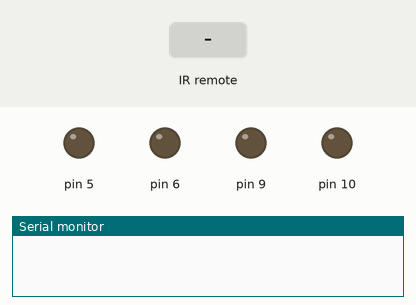
The sketch below on a simulated Arduino Uno, built with avr-gcc and run on an emulated ATmega328P. Shown: output pins drawn as LEDs (lit = HIGH), the last lines printed to the serial monitor. The test bench sets the inputs (shaded band).

Above: at 1.2 s.
1.3 s: infrared code 0x1FF00FF received
At 1.9 s:
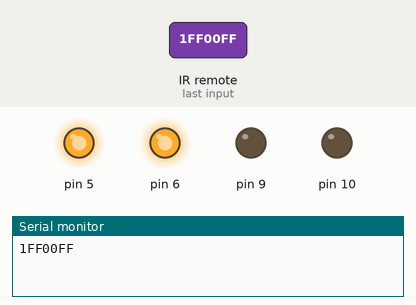
2.8 s: infrared code 0x1FF807F received
At 3.1 s:
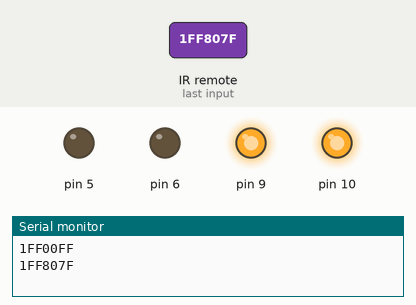
4.3 s: infrared code 0x1FF40BF received
At 5.4 s:
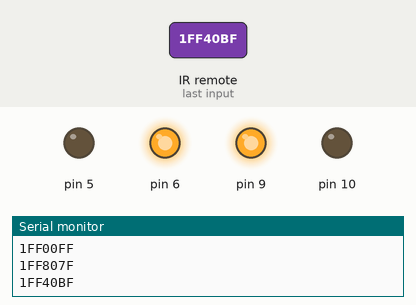
5.8 s: infrared code 0x1FFC03F received
At 6.5 s:
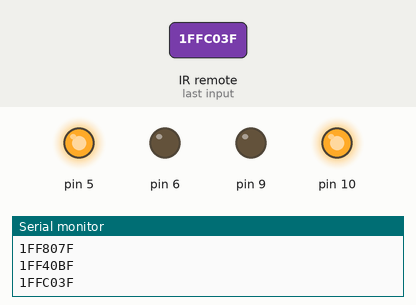
7.3 s: infrared code 0x1FFD827 received
At 7.7 s:
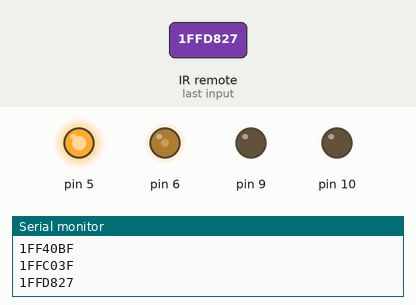
8.8 s: infrared code 0x1FF7887 received
At 10.0 s:
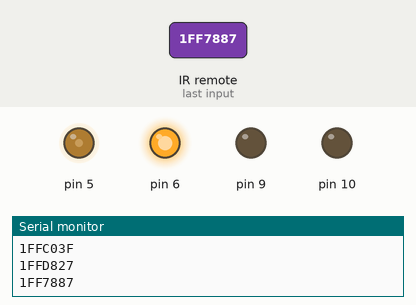
Timing chart, 0 to 11.3 s (numbered marks = the images above; inputs shaded):
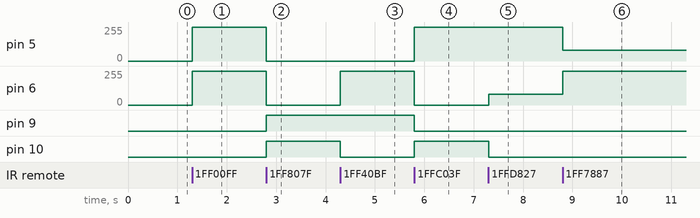

Measured:
- after the input at 1.3 s, pin 5, pin 6: 0/255 → 255/255 at once
- after the input at 2.8 s, pin 5, pin 6: 255/255 → 0/255 at once; pin 9, pin 10: LOW → HIGH at once
- after the input at 4.3 s, pin 6: 0/255 → 255/255 at once; pin 10: HIGH → LOW at once
- after the input at 5.8 s, pin 5: 0/255 → 255/255 at once; pin 6: 255/255 → 0/255 at once; pin 9: HIGH → LOW at once; pin 10: LOW → HIGH at once
- after the input at 7.3 s, pin 6: 0/255 → 80/255 at once; pin 10: HIGH → LOW at once
- after the input at 8.8 s, pin 5: 255/255 → 80/255 at once; pin 6: 80/255 → 255/255 at once

The sketch:

Car_Code.ino
```cpp
#include<IRremote.h>

int receiver=11;
IRrecv irrecv(receiver);

decode_results results;

void setup()
{
  Serial.begin(9600);
  irrecv.enableIRIn();
}

void loop()
{

  if(irrecv.decode(&results))
  { Serial.println(results.value,HEX);
    irrecv.resume();


  }

   if(results.value==0x1ff00ff || results.value==0x1ff00ff){ analogWrite(5, 255);

   analogWrite(6, 255);
   analogWrite(9, 0);
   analogWrite(10, 0);

   }

  if(results.value==0x1ff807F || results.value==0x1ff807F){ analogWrite(9, 255);

   analogWrite(10, 255);
   analogWrite(5, 0);
   analogWrite(6, 0);

  }

  if(results.value==0x1ff40bf || results.value==0x1ff40bf){ analogWrite(6, 255);

 analogWrite(9, 255);
 analogWrite(5, 0);
 analogWrite(10, 0);

  }

 if(results.value==0x1ffc03f || results.value==0x1ffc03f){ analogWrite(5, 255);
 analogWrite(10, 255);
 analogWrite(9, 0);
 analogWrite(6, 0);

 }

 if(results.value==0x1ffd827 || results.value==0x1ffd827){ analogWrite(5, 255);

  analogWrite(6, 80);
  analogWrite(9, 0);
 analogWrite(10, 0);

 }


   if(results.value==0x1ff7887 || results.value==0x1ff7887){ analogWrite(6, 255);

   analogWrite(5, 80);
   analogWrite(9, 0);
 analogWrite(10, 0);

 }

 if(results.value==0x1ff708f || results.value==0x1ff708f){ analogWrite(10, 255);

   analogWrite(9, 80);
   analogWrite(6, 0);
 analogWrite(5, 0);

 }

 if(results.value==0x1fff00f || results.value==0x1fff00f){ analogWrite(9, 255);

   analogWrite(10, 80);
   analogWrite(6, 0);
 analogWrite(5, 0);

 }

  if(results.value==0x1fff807 || results.value==0x1fff807){ analogWrite(6, 0);
  analogWrite(5, 0);
 analogWrite(9, 0);
   analogWrite(10, 0);
}

}
```
